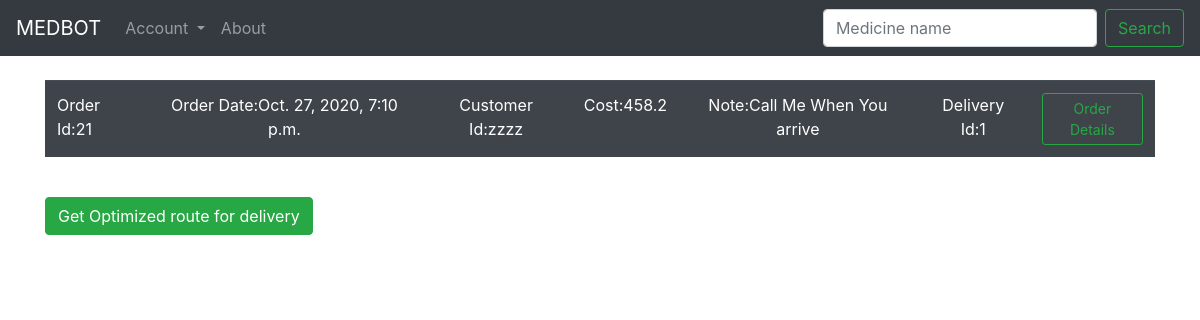
Page /Pharmacy-Pending-Orders (signed in) on the earlier database version.
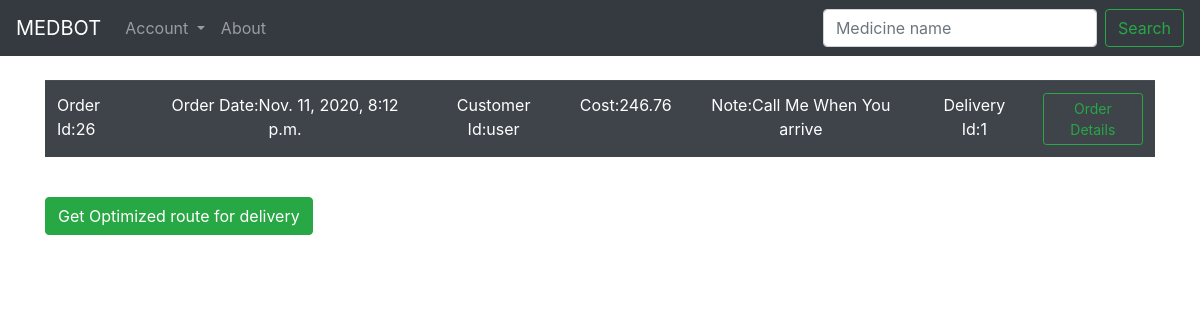
Same page on the later database version.
### medbot_app/models.py (models this page shows, shortened)
class Order(models.Model):
	ONPROCESS = 'OP'
	ONTHEWAY = 'OTW'
	DELIVERED = 'DV'
	DELIVERYSTATUS = [
		(ONPROCESS, 'Processing'),
		(ONTHEWAY, 'On the way'),
		(DELIVERED, 'Medicine Delivered')
	]
	CASHONDELVRY = 'COD'
	BKASH = 'BKS'
	ROCKET = 'RKT'
	CARD = 'CRD'
	PAYPAL = 'PPL'
	PAYMENTOPTIONS = [
		(CASHONDELVRY, 'Cash On Delivery'),
		(BKASH, 'Bkash'),
		(ROCKET, 'Rocket'),
		(CARD, 'ATM Card'),
		(PAYPAL, 'PayPal')
	]
	order_id = models.BigAutoField(primary_key = True)
	order_date = models.DateTimeField(auto_now_add=True)
	pharmacy_id = models.ManyToManyField(Employee)
	customer_id = models.ForeignKey(Customer, on_delete = models.CASCADE)
	delivery_id = models.ForeignKey(Delivery, on_delete = models.CASCADE)
	delivery_status = models.CharField(max_length = 3, choices = DELIVERYSTATUS, default = ONPROCESS)
	rating = models.IntegerField()
	order_quantity = models.IntegerField(default= 5)
	med_ids = models.ManyToManyField(Inventory)
	order_status = models.BooleanField(default=False)
	order_type = models.CharField(max_length = 3, choices = PAYMENTOPTIONS, default = CASHONDELVRY)
	delivery_note = models.CharField(max_length = 100, default = "Call me when you arrive")
	order_cost = models.CharField(max_length = 10, default = "10")
	order_longT = models.CharField(max_length = 20, default= "90.40")
	order_latiT = models.CharField(max_length = 20, default= "20.40")
	orered_cart = models.ManyToManyField(OrderedCart)

class Customer(models.Model):
	customer_name = models.CharField(max_length = 100)
	customer_id = models.BigAutoField(primary_key = True, serialize = False)
	birthdate = models.DateField()
	customer_address = models.CharField(max_length = 254)
	customer_password = models.CharField(max_length = 100)
	customer_email = models.EmailField(max_length = 254)
	customer_phone = models.CharField(max_length = 15)
	customer_longT = models.CharField(max_length = 20, default= "90.40")
	customer_latiT = models.CharField(max_length = 20, default= "20.40")
	def __str__(self):
		return self.customer_name

class Delivery(models.Model):
	DS_id = models.AutoField(primary_key = True)
	DS_start_time = models.TimeField()
	DS_stop_time = models.TimeField()
	DS_capacity = models.IntegerField(default = 15)
	DS_status = models.BooleanField(default = True)
	def __str__(self):
		return str(self.DS_id)

### medbot_app/views.py (the view)
# urls.py: path('Pharmacy-Pending-Orders', views.orderHistoryE, name='orderHistoryE'),
def orderHistoryE(request):
	if request.session.is_empty():
		return redirect('loginC')
	else:
		obj = Order.objects.filter(pharmacy_id = request.session['userId'], delivery_status = 'OP')
		context = {'all': obj}
		return render(request, 'orderHistoryE.html', context)

### medbot_app/templates/orderHistoryE.html (shortened to what this page needs)
{% extends 'baseE.html' %}
{% block content %}
	{% if all %}
	<table class="table table-striped table-dark">
		{% for things in all %}
			<form action="{% url 'orderDetails' things.order_id %}" method="POST">
				<tr>
					<td>Order Id:{{ things.order_id }}</td>
					<td><center>Order Date:{{ things.order_date }}</center></td>
					<td><center>Customer Id:{{ things.customer_id }}</td>
					<td><center>Cost:{{ things.order_cost }}</td>
					<td><center>Note:{{ things.delivery_note }}</td>
					<td><center>Delivery Id:{{ things.delivery_id }}</td>
					<td><center><button type="submit" class="btn btn-outline-success btn-sm">Order Details</button></center></td>
				</tr>
			</form>
		{% endfor %}
	</table>
	{% endif %}
	<form action="{% url 'opRouteE' %}" method="POST">
		<div>
			<button  type="submit" id="orderOK" class="btn btn-success my-4" onclick="{% url 'opRouteE' %}">Get Optimized route for delivery</button>
		</div>
	</form>
{% endblock %}

Differences in the rows shown:
removed Order: order_id "21", order_date "Oct. 27, 2020, 7:10 p.m.", customer_id "zzzz", order_cost "458.2", delivery_note "Call Me When You arrive", delivery_id "1"
added Order: order_id "26", order_date "Nov. 11, 2020, 8:12 p.m.", customer_id "user", order_cost "246.76", delivery_note "Call Me When You arrive", delivery_id "1"
